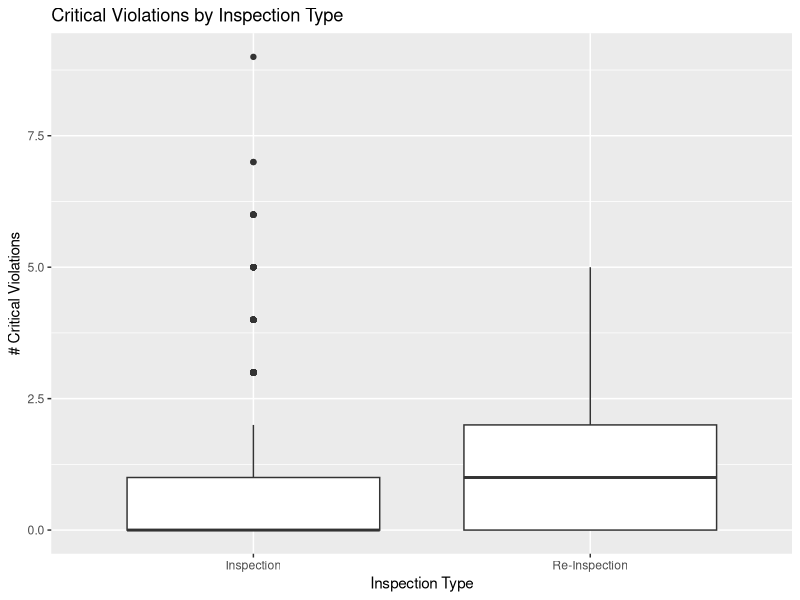
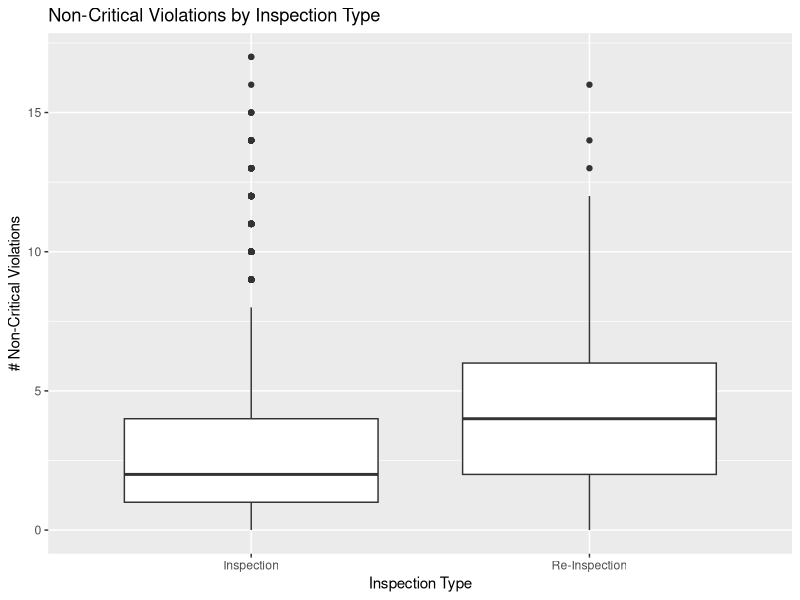
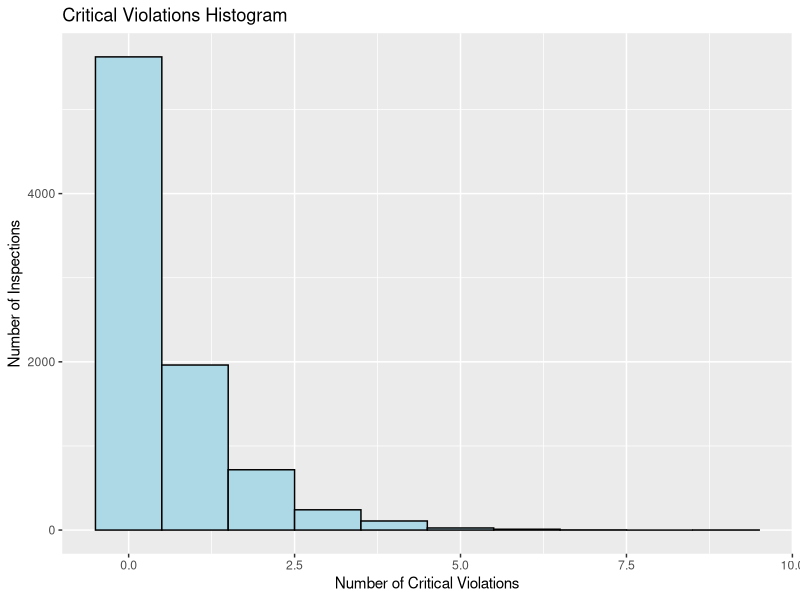
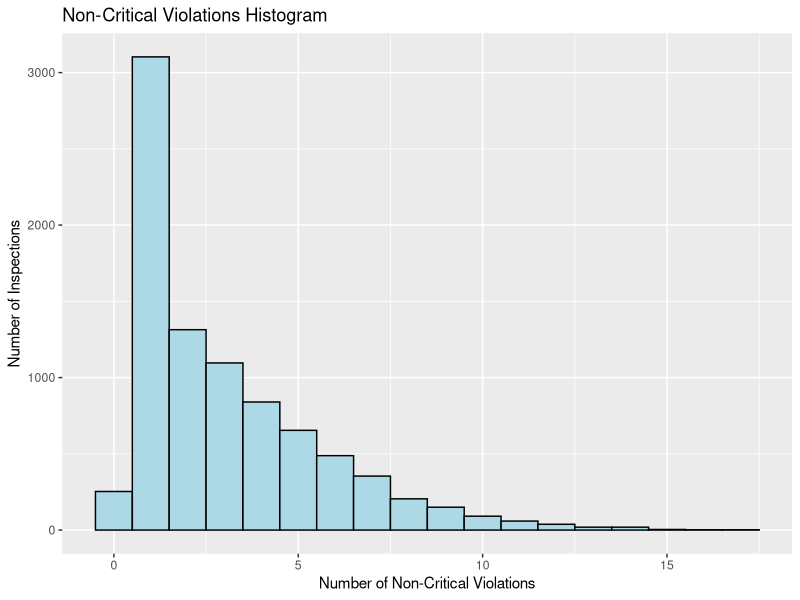
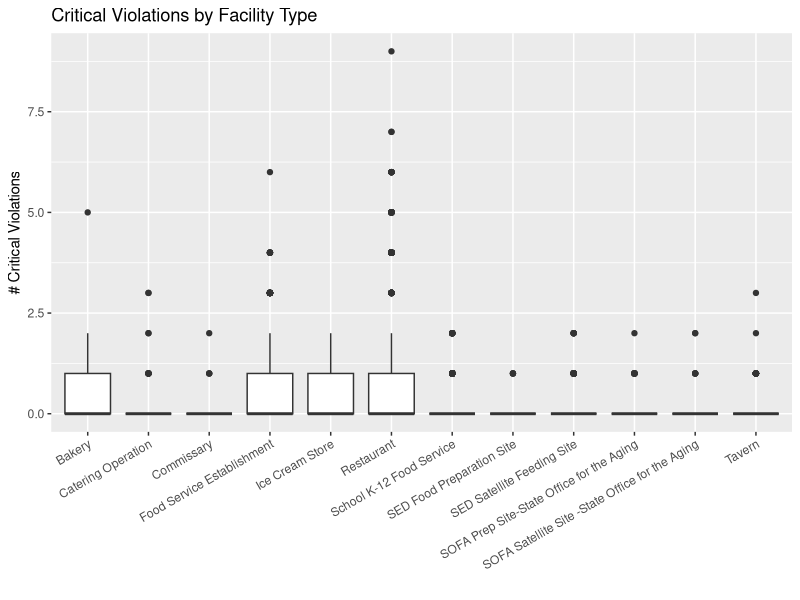
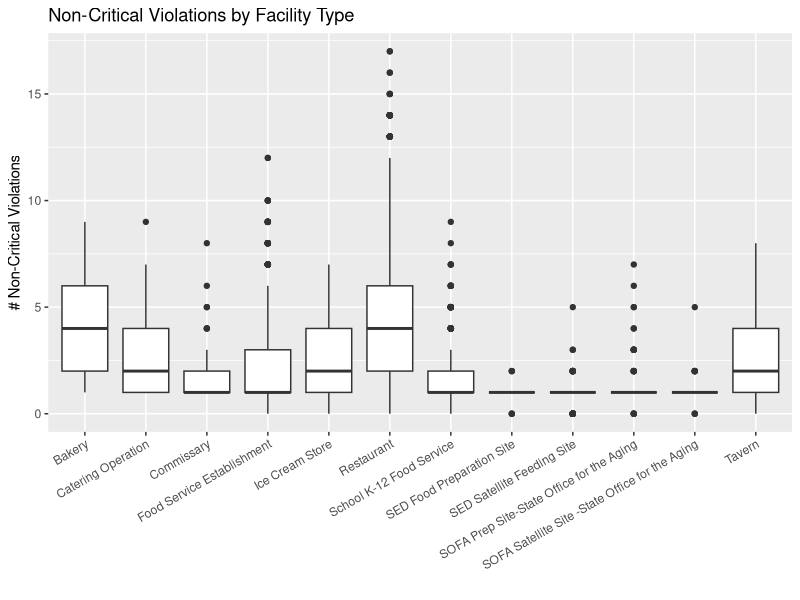
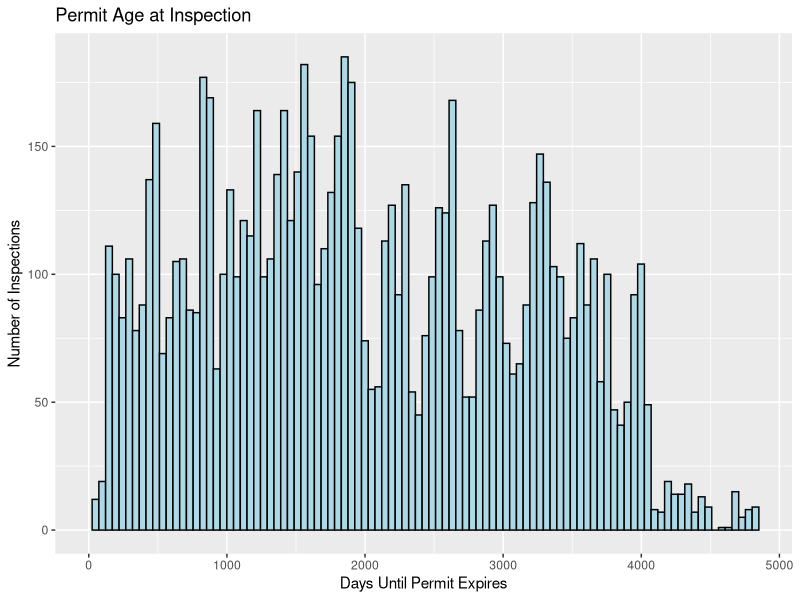
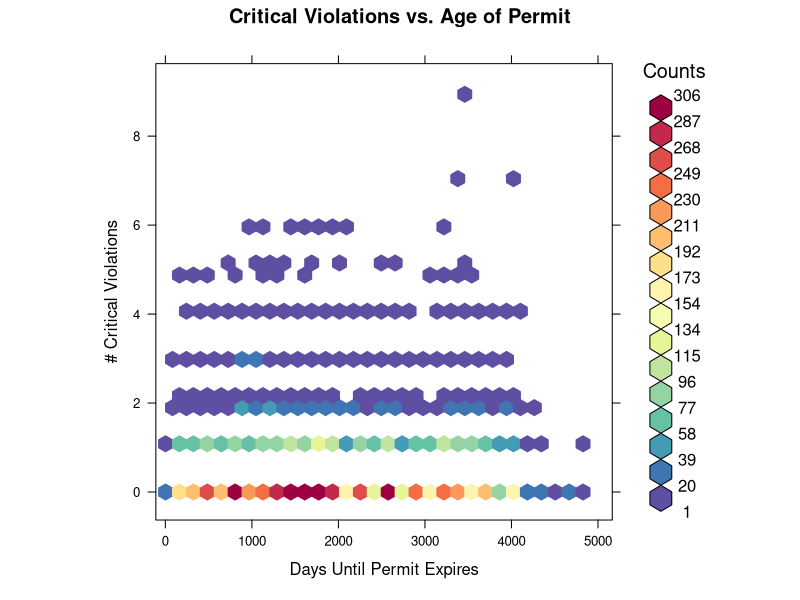

These figures' R source, in order: (Note: this script raises an error after producing the figures.)
## ---- chunk 1
library(data.table) 
library(readr)
library(magrittr)
library(lubridate)
library(ggplot2)
library(plyr)
library(ROCR)
library(knitr)
library(hexbin)
library(RColorBrewer)
library(sp)
library(geosphere)
library(randomForest)
rf <- colorRampPalette(rev(brewer.pal(11,'Spectral')))
r <- rf(32)
## ---- chunk 2
dat <- read_csv("../data/inspections2.csv") %>% data.table()
## ---- chunk 3
dat[ , .(.N,
         mean_critical = mean(nCritical),
         sd_critical = sd(nCritical),
         mean_nonCritical = mean(nNonCritical),
         sd_nonCritical = sd(nNonCritical)), by = inspectionType] %>% 
  kable()

nCritical <- dat[,nCritical]
nNonCritical <- dat[,nNonCritical]
inspectionType <- dat[,inspectionType]

t.test(nCritical[inspectionType=="Inspection"],nCritical[inspectionType=="Re-Inspection"])

ggplot(dat, aes(inspectionType, nCritical)) + 
  geom_boxplot() + labs(title = "Critical Violations by Inspection Type", y = "# Critical Violations", x = "Inspection Type")

t.test(nNonCritical[inspectionType=="Inspection"],nNonCritical[inspectionType=="Re-Inspection"])

ggplot(dat, aes(inspectionType,nNonCritical)) + 
  geom_boxplot() + labs(title = "Non-Critical Violations by Inspection Type", y = "# Non-Critical Violations", x = "Inspection Type")

## ---- chunk 4

ggplot(dat, aes(nCritical)) + geom_histogram(binwidth = 1, color = "black",fill = "lightblue") + labs(title = "Critical Violations Histogram",x = "Number of Critical Violations",y = "Number of Inspections")

ggplot(dat, aes(nNonCritical)) + geom_histogram(binwidth = 1, color = "black",fill = "lightblue") + labs(title = "Non-Critical Violations Histogram",x = "Number of Non-Critical Violations",y = "Number of Inspections")
## ---- chunk 5
count(dat[,facilityType])
type = sort(unique(dat[,facilityType]))
code <- dat[,ID]
ind = 0
nType = c()
for (i in type) {
    iThisType <- (dat[,facilityType]==i)
    ind = ind+1
    nType[ind] <- length(unique(code[iThisType]))
}

ggplot(dat, aes(facilityType,nCritical)) +
  geom_boxplot() + 
  theme(axis.text.x = element_text(angle = 30, hjust = 1)) + 
  labs(title = "Critical Violations by Facility Type",y = "# Critical Violations",x="")

ggplot(dat, aes(facilityType,nNonCritical)) +
  geom_boxplot() + 
  theme(axis.text.x = element_text(angle = 30, hjust = 1)) + 
  labs(title = "Non-Critical Violations by Facility Type",y = "# Non-Critical Violations",x="")
## ---- chunk 6
ggplot(dat, aes(daysTilExp)) + geom_histogram(bins = 100, color = "black",fill = "lightblue") + labs(title = "Permit Age at Inspection",x = "Days Until Permit Expires",y = "Number of Inspections") + xlim(0,max(dat[,daysTilExp]))

hexbinplot(nCritical~daysTilExp,data=dat,colramp=rf,main = "Critical Violations vs. Age of Permit", xlab = "Days Until Permit Expires", ylab = "# Critical Violations",aspect=1,xlim=c(-110,max(dat[,daysTilExp])))

ds = dat[,daysTilExp,nNonCritical]
h <- hexbin(ds)
hexbinplot(nNonCritical~daysTilExp,data=dat,colramp=rf,main = "Non-Critical Violations vs. Age of Permit", xlab = "Days Until Permit Expires", ylab = "# Non-Critical Violations",aspect=1,xlim=c(-110,max(dat[,daysTilExp])))

## ---- chunk 7
dat <- dat[!is.na(nCritical_prev)]

ggplot(dat, aes(daysSincePrev)) + geom_histogram(bins = 100, color = "black",fill = "lightblue") + labs(title = "Inspection Frequency",x = "Days Since Last Inspection",y = "Number of Inspections") + xlim(0,max(dat[,daysSincePrev]))

hexbinplot(nCritical~daysSincePrev,data=dat,colramp=rf,main = "Critical Violations vs. Last Inspection Date", xlab = "Days Since Last Inspection", ylab = "# Critical Violations",aspect=1)

hexbinplot(nCritical~ nCritical_prev,data=dat,colramp=rf,main = "Current and Previous Critical Violations", xlab = "# Critical (Previous)", ylab = "# Critical (Current)",aspect=1)

## ---- chunk 8
dat[ , nCritical_binary := nCritical >= 1]
dat[ , nCritical_prev_binary := nCritical_prev >= 1]

dat_model <- subset(dat, select = c(nCritical_binary,nCritical_prev_binary))
iTrain <- dat[,isTest] == FALSE
iTest <- dat[,isTest] == TRUE

dat_model <- dat_model[complete.cases(dat_model)]  # make complete ONLY for quick modelling

fit <- glm(nCritical_binary ~ nCritical_prev_binary,data = dat_model[iTrain], family = "binomial")

summary(fit)
fitted_values <- predict(fit, dat_model[iTest], type = "response")
pred1 <- prediction(fitted_values, dat_model[iTest]$nCritical_binary)
plot(performance(pred1, "tpr", "fpr"), main="ROC")
performance(pred1, measure = "auc")@y.values  # AUC
## ---- chunk 9
dat_model <- subset(dat, select = c(nCritical_binary, 
                                    facilityType,
                                    zip,
                                    nCritical_prev,
                                    nNonCritical_prev,
                                    daysTilExp,
                                    daysSincePrev))
dat_model <- dat_model[complete.cases(dat_model)]  # make complete ONLY for quick modelling
fit <- glm(nCritical_binary ~ .,data = dat_model[iTrain], family = "binomial")
summary(fit)
fitted_values <- predict(fit, dat_model[iTest], type = "response")
pred2 <- prediction(fitted_values, dat_model[iTest]$nCritical_binary)
performance(pred2, measure = "auc")@y.values  # AUC

dat_model <- subset(dat, select = c(nCritical_binary, 
                                    facilityType,
                                    zip,
                                    nCritical_prev,
                                    nNonCritical_prev,
                                    daysTilExp,
                                    daysSincePrev,
                                    avg_neighbor_num_critical,
                                    avg_neighbor_num_non_critical))
dat_model <- dat_model[complete.cases(dat_model)]  # make complete ONLY for quick modelling
fit <- glm(nCritical_binary ~ .,data = dat_model[iTrain], family = "binomial")
summary(fit)
fitted_values <- predict(fit, dat_model[iTest], type = "response")
pred3 <- prediction(fitted_values, dat_model[iTest]$nCritical_binary)
performance(pred3, measure = "auc")@y.values  # AUC

x <- subset(dat_model,select = c(facilityType,
                                    zip,
                                    nCritical_prev,
                                    nNonCritical_prev,
                                    daysTilExp,
                                    daysSincePrev,
                                    avg_neighbor_num_critical,
                                    avg_neighbor_num_non_critical))
y <- subset(dat_model,select = nCritical_binary);
model <- randomForest(x=x,y=y,importance=TRUE)

png("../doc/roc.png")
plot(performance(pred1, "tpr", "fpr"), main="ROC")
plot(performance(pred2, "tpr", "fpr"), main="ROC",add = TRUE,col="blue")
plot(performance(pred3, "tpr", "fpr"), main="ROC",add = TRUE,col="red")
legend(0.4,0.3,legend=c("Baseline (AR-1)","Logistic Regression (Original)","Logistic Regression (New Features Included)"),lty=c(1,1),col=c("black","blue","red"))
